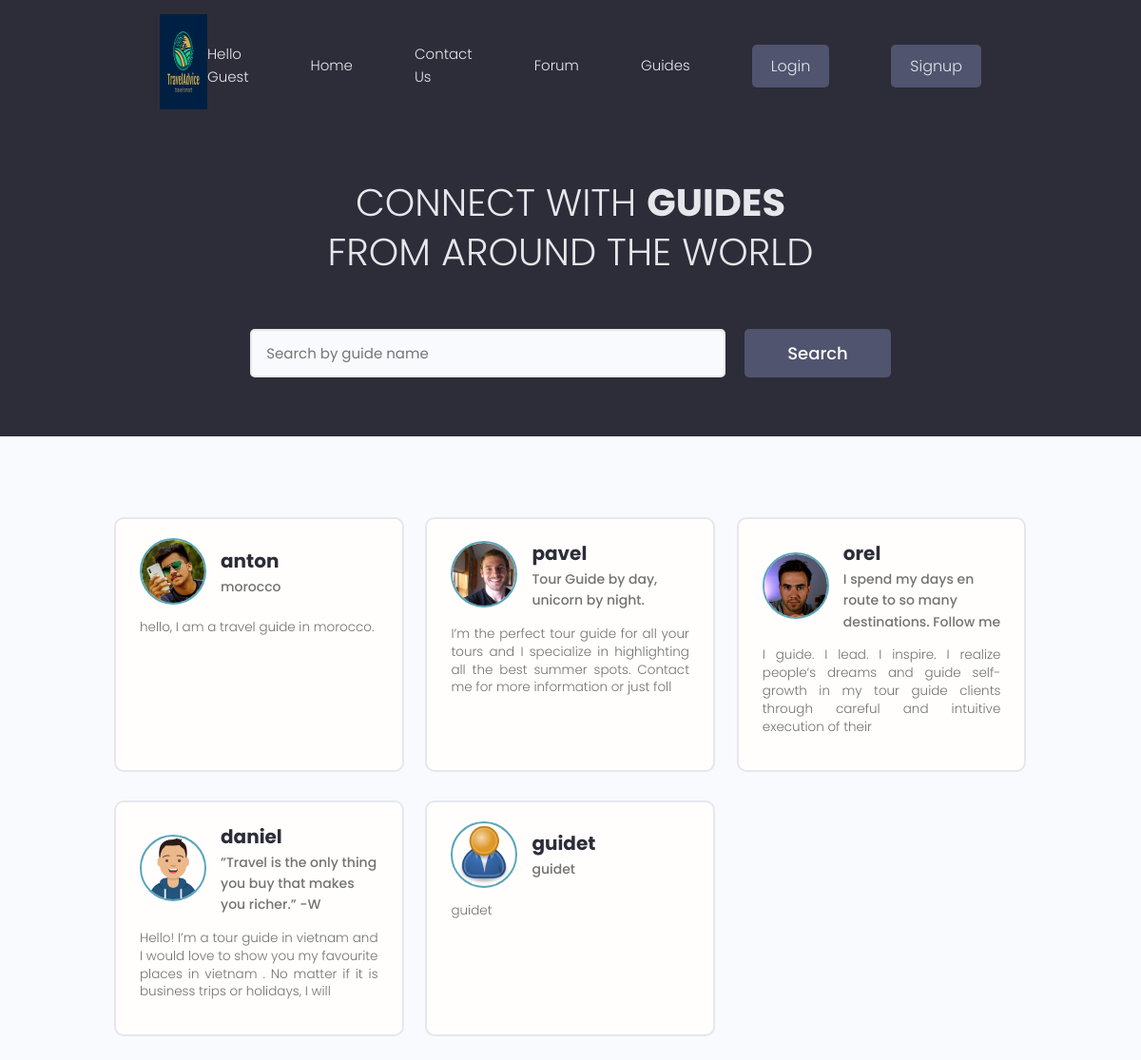
/users/, run on the app's committed database.
### users/models.py (models this page shows, shortened)
class Profile(models.Model):
    user = models.OneToOneField(User, on_delete=models.CASCADE, null=True, blank=True)
    name = models.CharField(max_length=200, blank=True, null=True)
    email = models.EmailField(max_length=500, blank=True, null= True)
    username =  models.CharField(max_length=200, blank=True, null=True)
    location =  models.CharField(max_length=200, blank=True, null=True)
    short_intro = models.CharField(max_length=200, blank = True, null=True)
    bio = models.TextField(blank=True,null=True)
    profile_image = models.ImageField(
        null=True, blank=True, upload_to='profiles/', default= "profiles/user-default.png")
    created = models.DateTimeField(auto_now_add=True)
    id = models.UUIDField(default=uuid.uuid4, unique=True, primary_key=True,editable=False)

### users/views.py (the view)
# urls.py: path('', views.profiles, name="profiles"),
def profiles(request):
    profiles = Profile.objects.all()
    context = {'profiles': profiles}
    return render(request, 'users/profiles.html', context)

### forum/context_processors.py (called while the page is built, shortened)
def searchFunction(request):
    search_context = {}
    posts = Post.objects.all()
    return search_context

### users/templates/users/profiles.html (shortened to what this page needs)
{% extends 'main.html' %}
{% block content %}
 <main class="home">
    <section class="hero-section text-center">
      <div class="container container--narrow">
        <div class="hero-section__box">
          <h2>CONNECT WITH <span>GUIDES</span></h2>
          <h2>FROM AROUND THE WORLD</h2>
        </div>
        <div class="hero-section__search">
          <form class="form" action="#" method="get">
            <div class="form__field">
              <input class="input input--text" id="formInput#search" type="text" name="text"
                placeholder="Search by guide name" />
            </div>
            <input class="btn btn--sub btn--lg" type="submit" value="Search" />
          </form>
        </div>
      </div>
    </section>
    <section class="devlist">
      <div class="container">
        <div class="grid grid--three">
          {% for profile in profiles %}
            {%if not profile.user.is_staff %}
                <div class="column card">
                    <div class="dev">
                        <a href="{% url 'guide-profile' profile.id %}" class="card__body">
                            <div class="dev__profile">
                                <img class="avatar avatar--md" src="{{ profile.profile_image.url }}" alt="image" />
                                <div class="dev__meta">
                                    <h3>{{profile.name}}</h3>
                                    <h5>{{profile.short_intro|slice:"60"}}</h5>
                                </div>
                            </div>
                            <p class="dev__info">{{profile.bio|slice:"150"}}</p>
                        </a>
                    </div>
                </div>
                {% endif %}
                {% endfor %}
        </div>
      </div>
    </section>
  </main>
{% endblock content %}

### static/styles/app.css (style rules this page uses)
:root { --color-sub: #2d2d39; }
.btn--sub { background-color: var(--color-sub-light); }
.card { border: 2px solid var(--color-light); }
img { width: 100%; }
.hero-section { height: 40vh; display: flex; align-items: center; background-color: var(--color-sub); }
.hero-section__box { margin-bottom: 4rem; }
.hero-section__box > h2, .hero-section__box > h2 > span { font-size: 4rem; color: var(--color-light); line-height: 1.3; text-transform: uppercase; }
.hero-section__box > h2 { font-weight: 300; }
.hero-section__box > h2 > span { font-weight: 700; }
.hero-section__search > .form { display: flex; align-items: center; justify-content: center; gap: 2rem; }
.hero-section__search > .form input.input--text { width: 50rem; }
.devlist { margin-top: 8rem; }
.devlist .grid { align-items: stretch; }
.devlist .dev .dev__profile { display: flex; align-items: center; gap: 1.5rem; }
.devlist .dev .dev__meta h3 { color: var(--color-sub); font-size: 2rem; font-weight: 700; }
.devlist .dev .dev__meta h5 { color: var(--color-text); font-size: 1.4rem; font-weight: 500; }
.devlist .dev .dev__info { margin: 1.5rem 0; font-size: 1.35rem; line-height: 1.4; text-align: justify; }

### static/uikit/styles/modules/_variables.css (style rules this page uses)
:root { --color-main: #5aa5b9; --color-main-light: #e6faff; --color-sub: #3f4156; --color-sub-light: #51546e; --color-sub-lighter: #ededfd; --color-text: #737373; --color-gray: #8b8b8b; --color-light: #e5e7eb; --color-light-gray: #767676; --color-bg: #f8fafd; --color-white: #fffefd; --color-white-light: #f3f3f3; --color-success: #359e64; --color-success-bg: #def8e8; --color-error: #fc4b0b; --color-error-bg: #fff2ee; --font-base: 'Poppins', arial, helvetica, 'Segoe UI', roboto, ubuntu, sans-serif; --font-monospace: 'Fira Code', 'Courier New', courier, monospace; --font-regular: 300; --font-medium: 500; --font-bold: 700; --generic-shadow: 1px 1px 5px #00000010; --generic-transition: all 0.3s ease-in-out; }

### static/uikit/styles/modules/_base.css (style rules this page uses)
* { margin: 0; padding: 0; box-sizing: border-box; text-rendering: optimizeLegibility; color: inherit; font-size: inherit; }
html { font-size: 50%; }
@media only screen and (min-width: 480px) { html { font-size: 56.25%; } }
@media only screen and (min-width: 1200px) { html { font-size: 62.5%; } }
body { line-height: 1.6; font-weight: 400; font-size: 1.5rem; color: var(--color-text); background-color: var(--color-bg); min-height: 100vh; }

### static/uikit/styles/modules/_typography.css (style rules this page uses)
* { font-family: var(--font-base); }
h2 { font-size: 3.6rem; font-weight: var(--font-bold); }
h3 { font-size: 3.2rem; font-weight: var(--font-medium); }
h5 { font-size: 2.4rem; font-weight: var(--font-medium); }
h5, h6 { font-weight: var(--font-regular); }
p, span, strong { font-size: 1.6rem; color: var(--color-text); font-weight: var(--font-regular); }
a { padding-bottom: 2px; text-decoration: none; display: inline-block; color: var(--color-main); font-weight: var(--font-medium); }

### static/uikit/styles/modules/_utilities.css (style rules this page uses)
.container { width: 92%; max-width: 165rem; margin: 0 auto; box-sizing: border-box; }
.container--narrow { width: 92%; max-width: 120rem; }
@media screen and (min-width: 1000px) { .container { width: 90%; } }
@media screen and (min-width: 1000px) { .container--narrow { width: 85%; } }
@media screen and (min-width: 1200px) { .container { width: 80%; } }
@media screen and (min-width: 1200px) { .container--narrow { width: 72%; } }
.text-center { text-align: center; }

### static/uikit/styles/modules/_avatar.css (style rules this page uses)
.avatar { border-radius: 50%; border: 2px solid var(--color-main); object-fit: cover; }
.avatar--md { height: 7rem; width: 7rem; }

### static/uikit/styles/modules/_button.css (style rules this page uses)
.btn { display: inline-block; position: relative; cursor: pointer; background-color: var(--color-light); font-weight: var(--font-medium); color: var(--color-sub); text-decoration: none; padding: 1rem 2rem; border-radius: 0.5rem; border: none; width: -webkit-fit-content; width: -moz-fit-content; width: fit-content; height: -webkit-fit-content; height: -moz-fit-content; height: fit-content; font-size: 1.6rem; outline-width: 0; outline-color: transparent; -webkit-backface-visibility: hidden; backface-visibility: hidden; transition: all 0.3s ease-in-out; }
.btn--sub { background-color: var(--color-sub); color: var(--color-white); }
.btn--lg { font-size: 1.8rem; padding: 1.2rem 4.5rem; }

### static/uikit/styles/modules/_card.css (style rules this page uses)
.card { border-radius: 1rem; background-color: var(--color-white); border: 1.5px solid var(--color-light); width: auto; height: auto; margin-top: 0.5rem; margin-bottom: 0.5rem; overflow: hidden; }
.card__body, .card__header { padding: 2rem 2.5rem; }

### data on the page
Profile: profile_image (picture), name "anton", short_intro "morocco", bio "hello, I am a travel guide in morocco."
Profile: profile_image (picture), name "pavel", short_intro "Tour Guide by day, unicorn by night.", bio "I’m the perfect tour guide for all your tours and I specialize in highlighting all the best summer spots. Contact me for more information or just foll"
Profile: profile_image (picture), name "orel", short_intro "I spend my days en route to so many destinations. Follow me", bio "I guide. I lead. I inspire. I realize people’s dreams and guide self-growth in my tour guide clients through careful and intuitive execution of their"
Profile: profile_image (picture), name "daniel", short_intro "”Travel is the only thing you buy that makes you richer.” -W", bio "Hello! I’m a tour guide in vietnam and I would love to show you my favourite places in vietnam . No matter if it is business trips or holidays, I will"
Profile: profile_image (placeholder picture), name "guidet", short_intro "guidet", bio "guidet"
